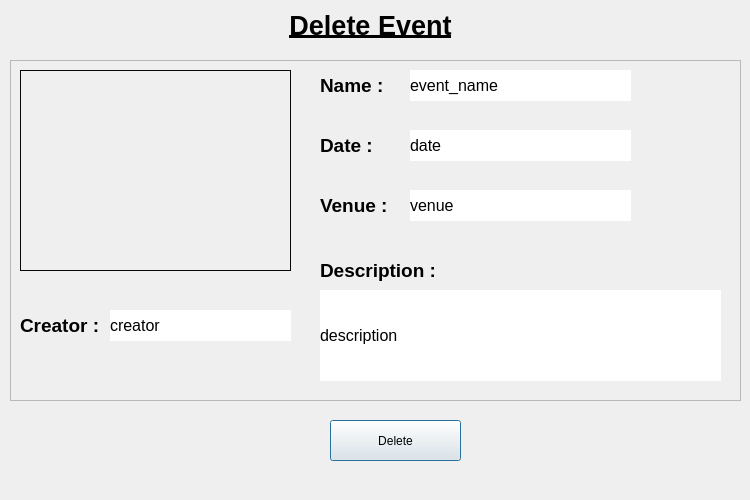
<?xml version="1.0" encoding="UTF-8"?>
<ui version="4.0">
 <class>deleteEvent</class>
 <widget class="QDialog" name="deleteEvent">
  <property name="geometry">
   <rect>
    <x>0</x>
    <y>0</y>
    <width>750</width>
    <height>500</height>
   </rect>
  </property>
  <property name="windowTitle">
   <string>Dialog</string>
  </property>
  <widget class="QLabel" name="title">
   <property name="geometry">
    <rect>
     <x>240</x>
     <y>0</y>
     <width>261</width>
     <height>51</height>
    </rect>
   </property>
   <property name="text">
    <string>&lt;html&gt;&lt;head/&gt;&lt;body&gt;&lt;p align=&quot;center&quot;&gt;&lt;span style=&quot; font-size:20pt; font-weight:600; text-decoration: underline;&quot;&gt;Delete Event&lt;/span&gt;&lt;/p&gt;&lt;/body&gt;&lt;/html&gt;</string>
   </property>
  </widget>
  <widget class="QFrame" name="frame">
   <property name="geometry">
    <rect>
     <x>10</x>
     <y>60</y>
     <width>731</width>
     <height>341</height>
    </rect>
   </property>
   <property name="styleSheet">
    <string notr="true"/>
   </property>
   <property name="frameShape">
    <enum>QFrame::StyledPanel</enum>
   </property>
   <property name="frameShadow">
    <enum>QFrame::Raised</enum>
   </property>
   <widget class="QWidget" name="widget" native="true">
    <property name="geometry">
     <rect>
      <x>10</x>
      <y>10</y>
      <width>271</width>
      <height>201</height>
     </rect>
    </property>
    <property name="autoFillBackground">
     <bool>false</bool>
    </property>
    <property name="styleSheet">
     <string notr="true">image: url(:/sample_event.png);
border-style:solid;
border-width:1px;
border-color: rgb(7, 7, 7);</string>
    </property>
   </widget>
   <widget class="QLabel" name="eventNameLabel">
    <property name="geometry">
     <rect>
      <x>310</x>
      <y>10</y>
      <width>91</width>
      <height>31</height>
     </rect>
    </property>
    <property name="text">
     <string>&lt;html&gt;&lt;head/&gt;&lt;body&gt;&lt;p&gt;&lt;span style=&quot; font-size:14pt; font-weight:600;&quot;&gt;Name :&lt;/span&gt;&lt;/p&gt;&lt;/body&gt;&lt;/html&gt;</string>
    </property>
   </widget>
   <widget class="QLabel" name="eventNameLabel_2">
    <property name="geometry">
     <rect>
      <x>400</x>
      <y>10</y>
      <width>221</width>
      <height>31</height>
     </rect>
    </property>
    <property name="styleSheet">
     <string notr="true">font-size:12pt;
background-color: rgb(255, 255, 255);</string>
    </property>
    <property name="text">
     <string>event_name</string>
    </property>
   </widget>
   <widget class="QLabel" name="eventNameLabel_3">
    <property name="geometry">
     <rect>
      <x>10</x>
      <y>250</y>
      <width>91</width>
      <height>31</height>
     </rect>
    </property>
    <property name="text">
     <string>&lt;html&gt;&lt;head/&gt;&lt;body&gt;&lt;p&gt;&lt;span style=&quot; font-size:14pt; font-weight:600;&quot;&gt;Creator : &lt;/span&gt;&lt;/p&gt;&lt;/body&gt;&lt;/html&gt;</string>
    </property>
   </widget>
   <widget class="QLabel" name="eventNameLabel_4">
    <property name="geometry">
     <rect>
      <x>310</x>
      <y>190</y>
      <width>131</width>
      <height>41</height>
     </rect>
    </property>
    <property name="text">
     <string>&lt;html&gt;&lt;head/&gt;&lt;body&gt;&lt;p&gt;&lt;span style=&quot; font-size:14pt; font-weight:600;&quot;&gt;Description :&lt;/span&gt;&lt;/p&gt;&lt;/body&gt;&lt;/html&gt;</string>
    </property>
   </widget>
   <widget class="QLabel" name="eventNameLabel_5">
    <property name="geometry">
     <rect>
      <x>310</x>
      <y>70</y>
      <width>71</width>
      <height>31</height>
     </rect>
    </property>
    <property name="text">
     <string>&lt;html&gt;&lt;head/&gt;&lt;body&gt;&lt;p&gt;&lt;span style=&quot; font-size:14pt; font-weight:600;&quot;&gt;Date : &lt;/span&gt;&lt;/p&gt;&lt;/body&gt;&lt;/html&gt;</string>
    </property>
   </widget>
   <widget class="QLabel" name="eventNameLabel_6">
    <property name="geometry">
     <rect>
      <x>310</x>
      <y>130</y>
      <width>81</width>
      <height>31</height>
     </rect>
    </property>
    <property name="text">
     <string>&lt;html&gt;&lt;head/&gt;&lt;body&gt;&lt;p&gt;&lt;span style=&quot; font-size:14pt; font-weight:600;&quot;&gt;Venue : &lt;/span&gt;&lt;/p&gt;&lt;/body&gt;&lt;/html&gt;</string>
    </property>
   </widget>
   <widget class="QLabel" name="eventNameLabel_7">
    <property name="geometry">
     <rect>
      <x>100</x>
      <y>250</y>
      <width>181</width>
      <height>31</height>
     </rect>
    </property>
    <property name="styleSheet">
     <string notr="true">font-size:12pt;
background-color: rgb(255, 255, 255);</string>
    </property>
    <property name="text">
     <string>creator</string>
    </property>
   </widget>
   <widget class="QLabel" name="eventNameLabel_8">
    <property name="geometry">
     <rect>
      <x>400</x>
      <y>70</y>
      <width>221</width>
      <height>31</height>
     </rect>
    </property>
    <property name="styleSheet">
     <string notr="true">font-size:12pt;
background-color: rgb(255, 255, 255);</string>
    </property>
    <property name="text">
     <string>date</string>
    </property>
   </widget>
   <widget class="QLabel" name="eventNameLabel_9">
    <property name="geometry">
     <rect>
      <x>400</x>
      <y>130</y>
      <width>221</width>
      <height>31</height>
     </rect>
    </property>
    <property name="styleSheet">
     <string notr="true">font-size:12pt;
background-color: rgb(255, 255, 255);</string>
    </property>
    <property name="text">
     <string>venue</string>
    </property>
   </widget>
   <widget class="QLabel" name="eventNameLabel_10">
    <property name="geometry">
     <rect>
      <x>310</x>
      <y>230</y>
      <width>401</width>
      <height>91</height>
     </rect>
    </property>
    <property name="styleSheet">
     <string notr="true">font-size:12pt;
background-color: rgb(255, 255, 255);</string>
    </property>
    <property name="text">
     <string>description</string>
    </property>
   </widget>
  </widget>
  <widget class="QPushButton" name="addButton">
   <property name="geometry">
    <rect>
     <x>330</x>
     <y>420</y>
     <width>131</width>
     <height>41</height>
    </rect>
   </property>
   <property name="text">
    <string>Delete</string>
   </property>
  </widget>
 </widget>
 <resources>
  <include location="../../MDTouch/Images/img.qrc"/>
 </resources>
 <connections/>
</ui>
